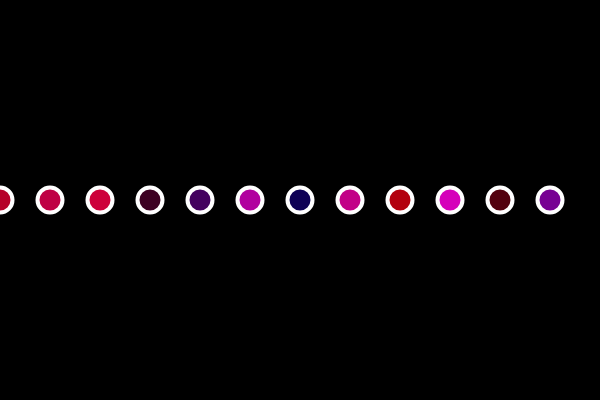
Frame 1 (no input)
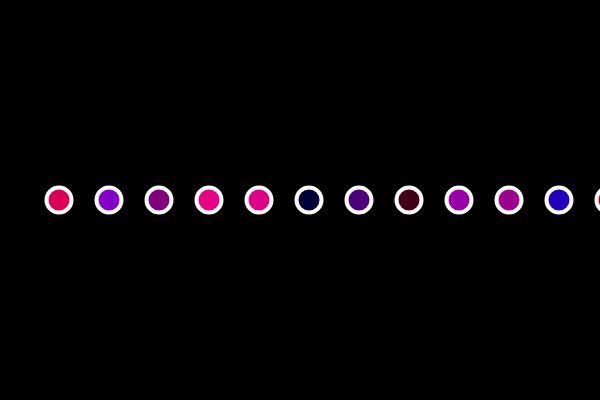
Frame 60 (no input)
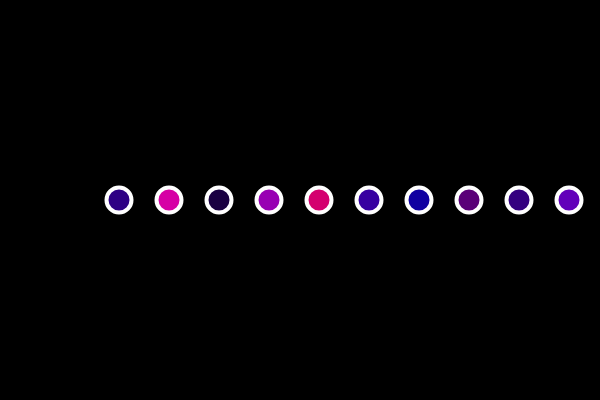
Frame 120 (the mouse pressed at the canvas centre since frame 60)

The p5.js sketch that drew these frames (run headless with seeded random() and noise() and a simulated clock; from frame 60 on, the mouse is pressed at the canvas centre):

// p5.js sketch
// ── sketch.js
var offset = 0;

function setup() {
  createCanvas(600, 400);
}

// create one row of circles that move to the right
function draw() {
  background(0);
  strokeWeight(4);
  stroke(255);

  for(var x = 0; x < width; x += 50) {
    fill(random(255), 0, random(200));
    ellipse(x + offset, 200, 25, 25);
  }

  offset ++;
}
